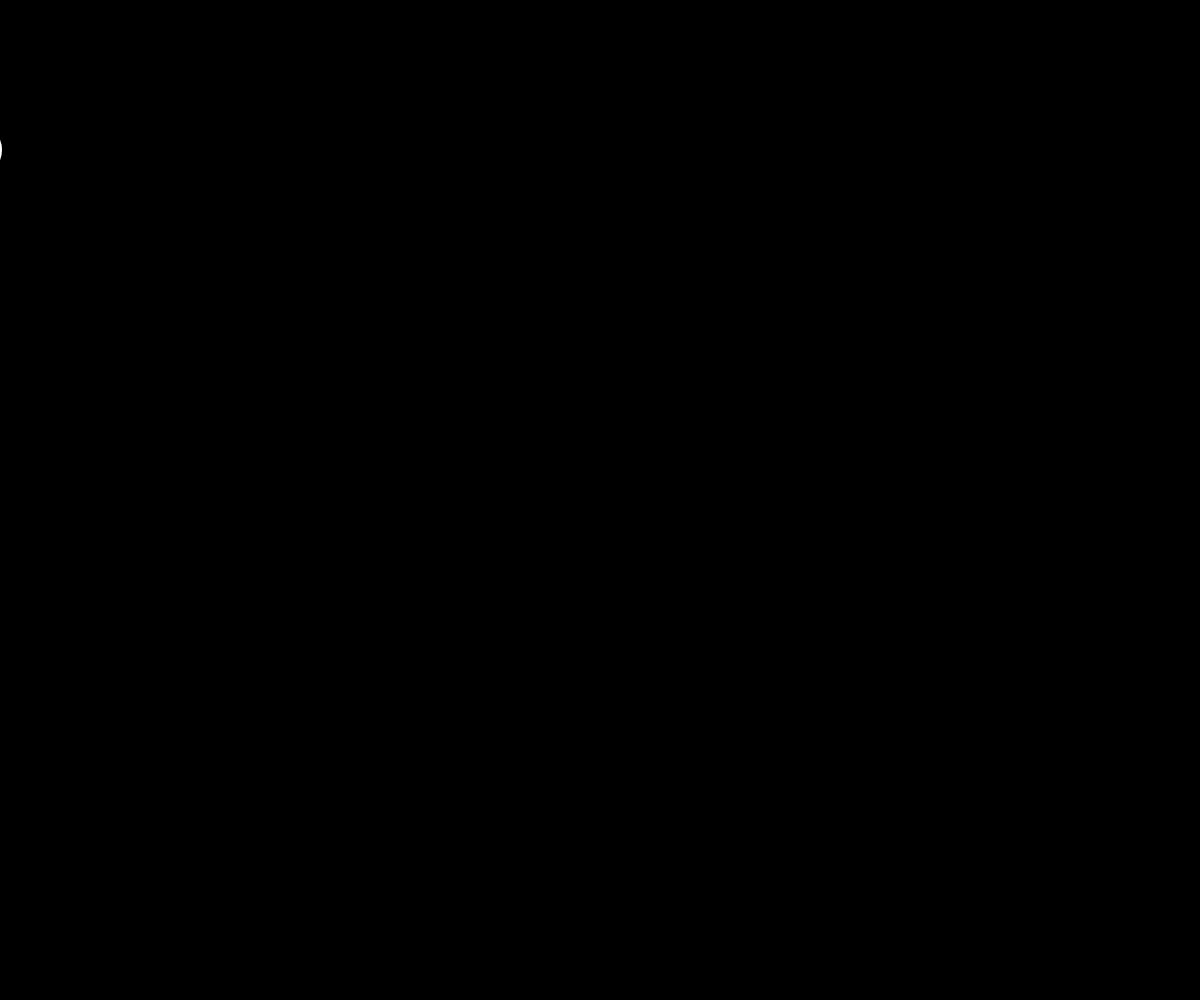
Frame 1 (no input)
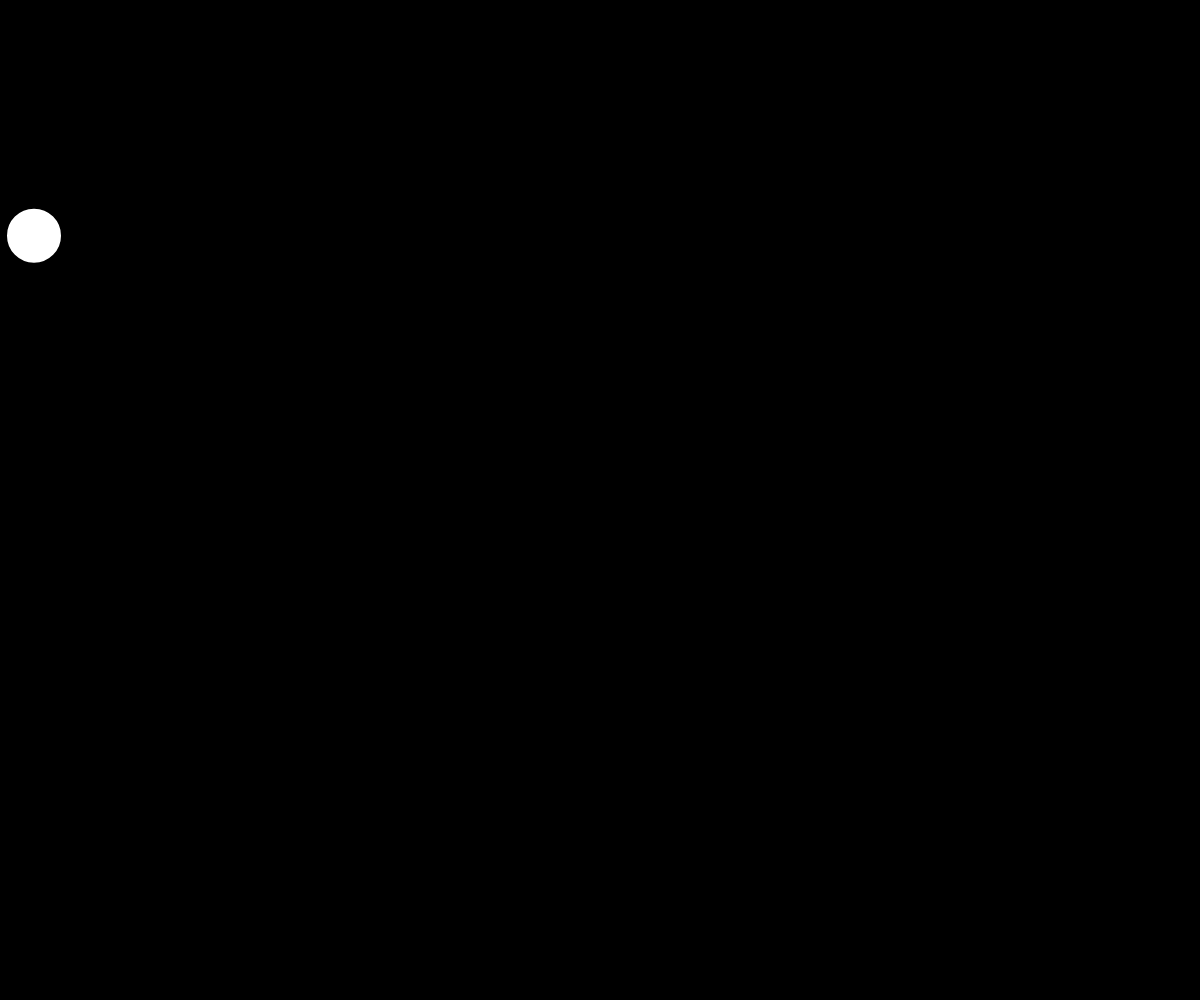
Frame 60 (no input)
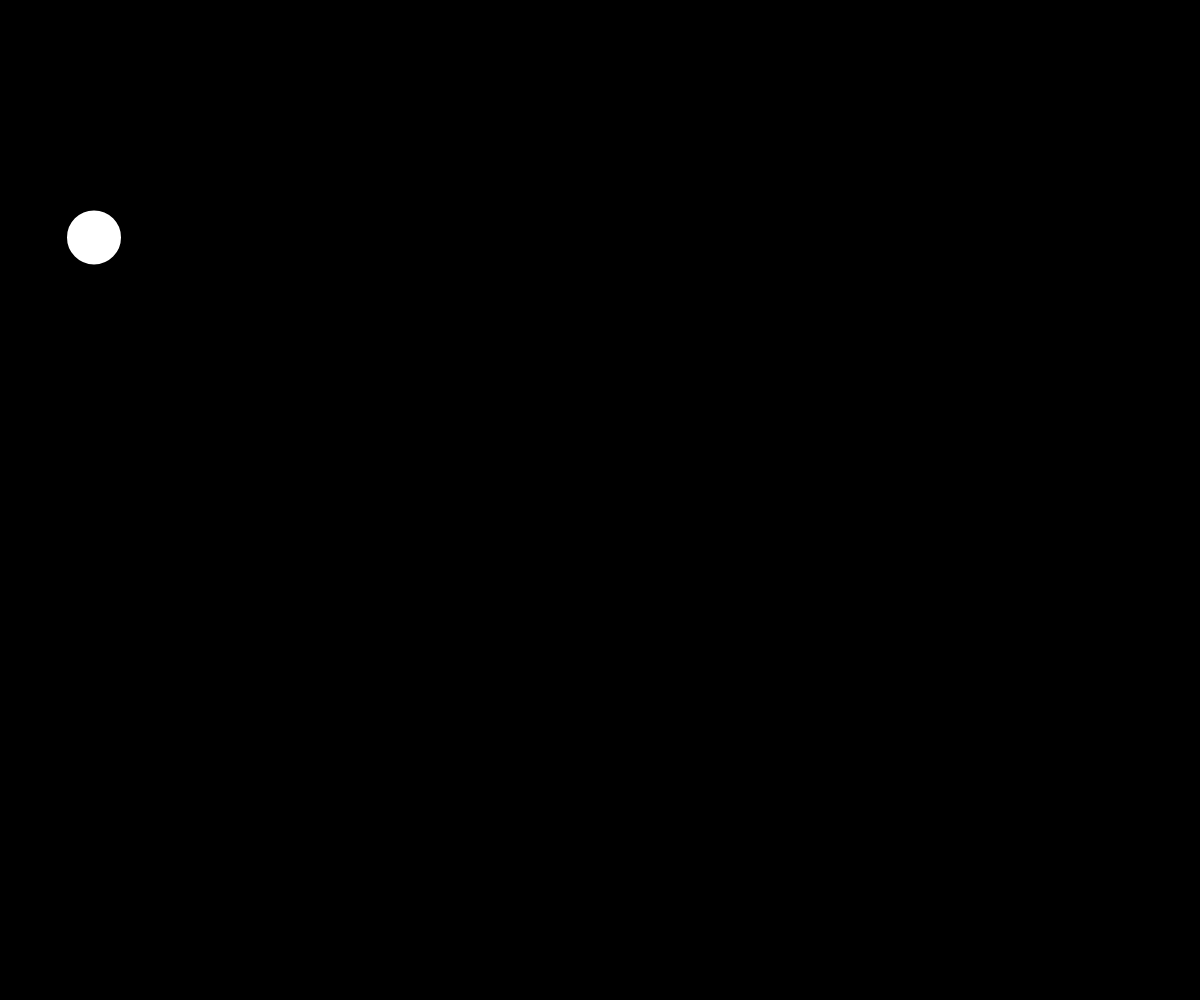
Frame 120 (the mouse pressed at the canvas centre since frame 60)

The p5.js sketch that drew these frames (run headless with seeded random() and noise() and a simulated clock; from frame 60 on, the mouse is pressed at the canvas centre):

// p5.js sketch
// ── sketch.js
var angle = 0;
var ang = 0;

var amplitude = 100;
var offset = 150;
var d = 50;

var x = -d/2;
var y = 0;

function setup() {
  createCanvas(windowWidth, windowHeight);
  background(0);
  strokeWeight(4);
}

function draw() {
  background(0);
  stroke(255);
  var ang = radians(angle);
  y = offset + amplitude * sin(ang);

  ellipse(x, y, d, d);
  if (x > windowWidth + d) {
    angle = 0;
    x = -d/2;
    // show debugger in web inspector
    //debugger;
  }

  //point(x, y);
  //console.log(x);
  x += 1;
  angle += 1;
}
